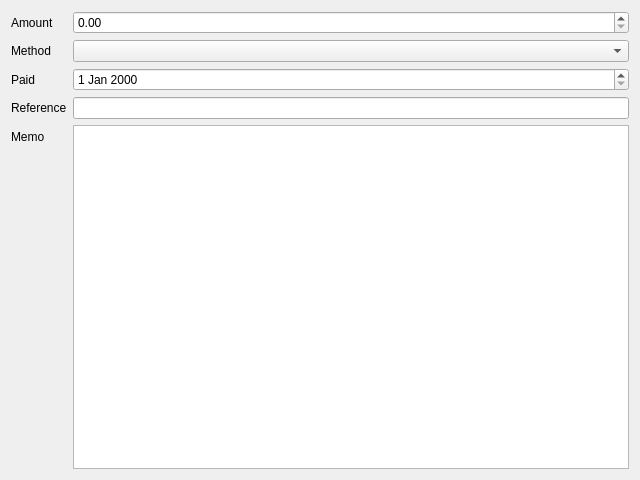
<?xml version="1.0" encoding="UTF-8"?>
<!-- SPDX-License-Identifier: MIT -->
<ui version="4.0">
 <class>PaymentDialog</class>
 <widget class="QDialog" name="PaymentDialog">
  <property name="geometry">
   <rect>
    <x>0</x>
    <y>0</y>
    <width>640</width>
    <height>480</height>
   </rect>
  </property>
  <property name="windowTitle">
   <string>Payment</string>
  </property>
  <layout class="QFormLayout" name="formLayout">
   <item row="0" column="0">
    <widget class="QLabel" name="label_amountEdit">
     <property name="text">
      <string>Amount</string>
     </property>
     <property name="buddy">
      <cstring>amountEdit</cstring>
     </property>
    </widget>
   </item>
   <item row="0" column="1">
    <widget class="QDoubleSpinBox" name="amountEdit"/>
   </item>
   <item row="1" column="0">
    <widget class="QLabel" name="label_methodCombo">
     <property name="text">
      <string>Method</string>
     </property>
     <property name="buddy">
      <cstring>methodCombo</cstring>
     </property>
    </widget>
   </item>
   <item row="1" column="1">
    <widget class="QComboBox" name="methodCombo"/>
   </item>
   <item row="2" column="0">
    <widget class="QLabel" name="label_paidEdit">
     <property name="text">
      <string>Paid</string>
     </property>
     <property name="buddy">
      <cstring>paidEdit</cstring>
     </property>
    </widget>
   </item>
   <item row="2" column="1">
    <widget class="QDateEdit" name="paidEdit"/>
   </item>
   <item row="3" column="0">
    <widget class="QLabel" name="label_referenceEdit">
     <property name="text">
      <string>Reference</string>
     </property>
     <property name="buddy">
      <cstring>referenceEdit</cstring>
     </property>
    </widget>
   </item>
   <item row="3" column="1">
    <widget class="QLineEdit" name="referenceEdit"/>
   </item>
   <item row="4" column="0">
    <widget class="QLabel" name="label_memoEdit">
     <property name="text">
      <string>Memo</string>
     </property>
     <property name="buddy">
      <cstring>memoEdit</cstring>
     </property>
    </widget>
   </item>
   <item row="4" column="1">
    <widget class="QPlainTextEdit" name="memoEdit"/>
   </item>
  </layout>
 </widget>
 <tabstops>
  <tabstop>amountEdit</tabstop>
  <tabstop>methodCombo</tabstop>
  <tabstop>paidEdit</tabstop>
  <tabstop>referenceEdit</tabstop>
  <tabstop>memoEdit</tabstop>
 </tabstops>
</ui>
